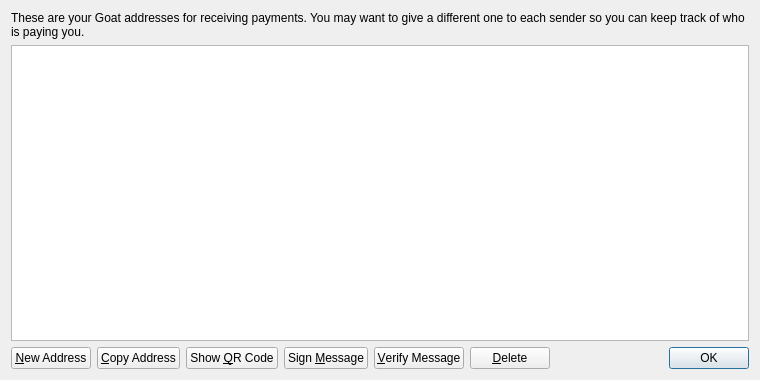
<?xml version="1.0" encoding="UTF-8"?>
<ui version="4.0">
 <class>AddressBookPage</class>
 <widget class="QWidget" name="AddressBookPage">
  <property name="geometry">
   <rect>
    <x>0</x>
    <y>0</y>
    <width>760</width>
    <height>380</height>
   </rect>
  </property>
  <property name="windowTitle">
   <string>Address Book</string>
  </property>
  <layout class="QVBoxLayout" name="verticalLayout">
   <item>
    <widget class="QLabel" name="labelExplanation">
     <property name="text">
      <string>These are your Goat addresses for receiving payments. You may want to give a different one to each sender so you can keep track of who is paying you.</string>
     </property>
     <property name="textFormat">
      <enum>Qt::PlainText</enum>
     </property>
     <property name="wordWrap">
      <bool>true</bool>
     </property>
    </widget>
   </item>
   <item>
    <widget class="QTableView" name="tableView">
     <property name="contextMenuPolicy">
      <enum>Qt::CustomContextMenu</enum>
     </property>
     <property name="toolTip">
      <string>Double-click to edit address or label</string>
     </property>
     <property name="tabKeyNavigation">
      <bool>false</bool>
     </property>
     <property name="selectionMode">
      <enum>QAbstractItemView::SingleSelection</enum>
     </property>
     <property name="selectionBehavior">
      <enum>QAbstractItemView::SelectRows</enum>
     </property>
     <property name="sortingEnabled">
      <bool>true</bool>
     </property>
     <attribute name="verticalHeaderVisible">
      <bool>false</bool>
     </attribute>
    </widget>
   </item>
   <item>
    <layout class="QHBoxLayout" name="horizontalLayout">
     <item>
      <widget class="QPushButton" name="newAddressButton">
       <property name="toolTip">
        <string>Create a new address</string>
       </property>
       <property name="text">
        <string>&amp;New Address</string>
       </property>
      </widget>
     </item>
     <item>
      <widget class="QPushButton" name="copyToClipboard">
       <property name="toolTip">
        <string>Copy the currently selected address to the system clipboard</string>
       </property>
       <property name="text">
        <string>&amp;Copy Address</string>
       </property>
      </widget>
     </item>
     <item>
      <widget class="QPushButton" name="showQRCode">
       <property name="text">
        <string>Show &amp;QR Code</string>
       </property>
      </widget>
     </item>
     <item>
      <widget class="QPushButton" name="signMessage">
       <property name="toolTip">
        <string>Sign a message to prove you own a Goat address</string>
       </property>
       <property name="text">
        <string>Sign &amp;Message</string>
       </property>
      </widget>
     </item>
     <item>
      <widget class="QPushButton" name="verifyMessage">
       <property name="toolTip">
        <string>Verify a message to ensure it was signed with a specified Goat address</string>
       </property>
       <property name="text">
        <string>&amp;Verify Message</string>
       </property>
      </widget>
     </item>
     <item>
      <widget class="QPushButton" name="deleteButton">
       <property name="toolTip">
        <string>Delete the currently selected address from the list</string>
       </property>
       <property name="text">
        <string>&amp;Delete</string>
       </property>
      </widget>
     </item>
     <item>
      <spacer name="horizontalSpacer">
       <property name="orientation">
        <enum>Qt::Horizontal</enum>
       </property>
       <property name="sizeHint" stdset="0">
        <size>
         <width>40</width>
         <height>20</height>
        </size>
       </property>
      </spacer>
     </item>
     <item>
      <widget class="QDialogButtonBox" name="buttonBox">
       <property name="sizePolicy">
        <sizepolicy hsizetype="Maximum" vsizetype="Fixed">
         <horstretch>0</horstretch>
         <verstretch>0</verstretch>
        </sizepolicy>
       </property>
       <property name="standardButtons">
        <set>QDialogButtonBox::Ok</set>
       </property>
      </widget>
     </item>
    </layout>
   </item>
  </layout>
 </widget>
 <resources>
  <include location="../bitcoin.qrc"/>
 </resources>
 <connections/>
</ui>
